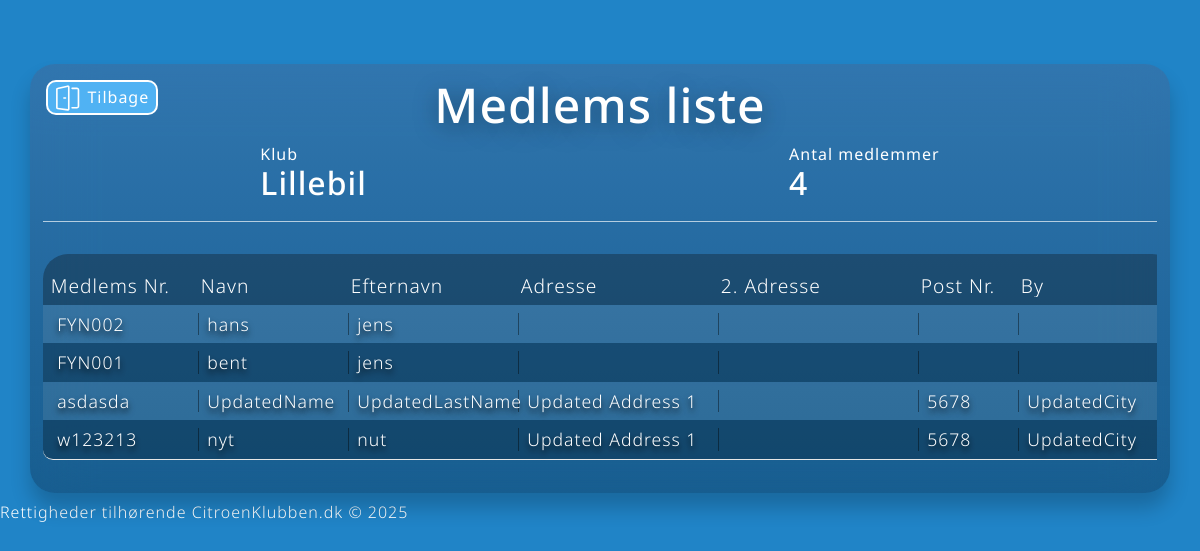
The page /klubList.php on the database as committed earlier.
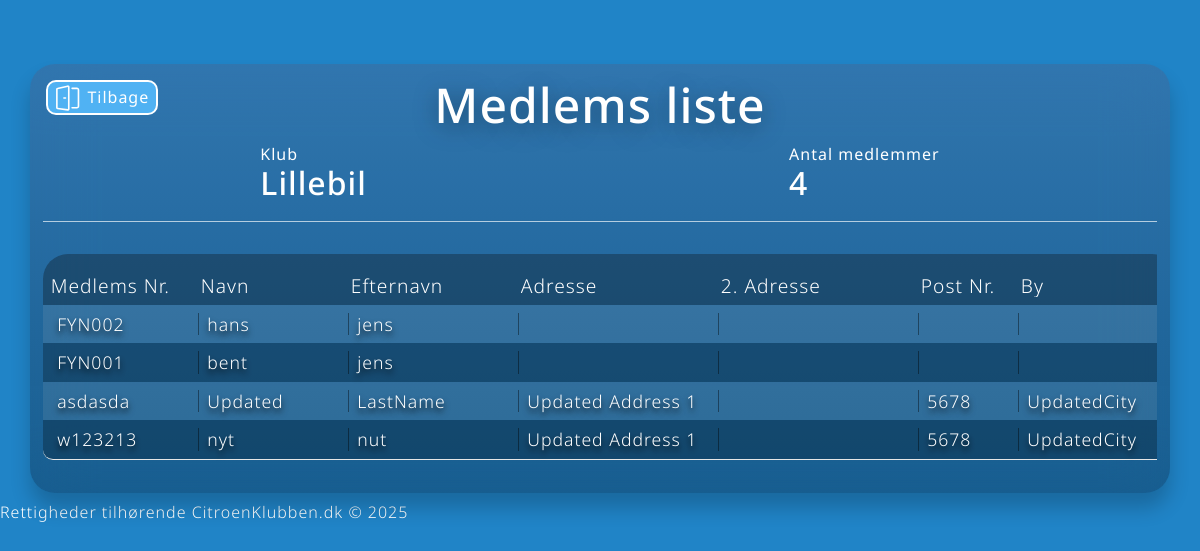
The same page on the database as committed later.
### tables this page shows
CREATE TABLE "Member" (
	"MemberID"	INTEGER UNIQUE,
	"LocalMemberID"	TEXT UNIQUE,
	"FirstName"	TEXT,
	"LastName"	TEXT,
	"Address1"	TEXT,
	"Address2"	TEXT,
	"PostalCode"	INTEGER,
	"City"	TEXT,
	"Phone"	NUMERIC,
	"Email"	TEXT,
	"JoinDate"	DATE DEFAULT CURRENT_TIMESTAMP,
	"DirectDebitAgreement"	BOOLEAN,
	"MembershipPaidUntil"	DATE,
	"YouthMembership"	BOOLEAN,
	"YouthMembershipYear"	BOOLEAN,
	"Apua"	BOOLEAN,
	"RegionAdmin"	BOOLEAN,
	"Admin"	BOOLEAN,
	"AllowRegion"	BOOLEAN,
	"AllowAll"	BOOLEAN,
	"PassWord"	TEXT,
	"PassWordChanged"	BOOLEAN DEFAULT 'false',
	PRIMARY KEY("MemberID" AUTOINCREMENT) ON CONFLICT ROLLBACK
);

### models/Member.php (called while the page is built, shortened)
<?php
class Member
{
    private $db;
    public function __construct($db)
    {
        $this->db = $db;
    }
    public function getAllMembers()
    {
        $sql = "SELECT * FROM Member";
        $stmt = $this->db->query($sql);
        return $stmt->fetchAll(PDO::FETCH_ASSOC);
    }
}

### public/klubList.php (the view, shortened to what this page needs)
<?php
include("header.php");
require("../config.php");
require("../models/Member.php");
$members = new Member($db);
$AllMembers = $members->getAllMembers();
$tableHeaders = [
  "Medlems Nr.",
  "Navn",
  "Efternavn",
  "Adresse",
  "2. Adresse",
  "Post Nr.",
  "By",
];
?>
<div class="container container-xl box-bg-gradient">
  <a class="btn-small" href="mainMenu.php"><svg class="svg-door"></svg>Tilbage</a>
  <h1>Medlems liste</h1>
  <div class="infobar-container">
    <div>
      <h6>Klub</h6>
      <h3>Lillebil</h3>
    </div>
    <div>
      <h6>Antal medlemmer</h6>
      <h3><?= count($AllMembers) ?></h3>
    </div>
  </div>
  <main class="box-content-padding box-center flex">
    <div class="container-table-overflow">
      <div class="table-head">
        <?php foreach ($tableHeaders as $heading) { ?>
          <p><?= $heading ?></p>
        <?php } ?>
      </div>
      <div>
        <?php foreach ($AllMembers as $item) { ?>
          <div class="table-row">
            <p><?= $item["LocalMemberID"] ?></p>
            <p><?= $item["FirstName"] ?></p>
            <p><?= $item["LastName"] ?></p>
            <p><?= $item["Address1"] ?></p>
            <p><?= $item["Address2"] ?></p>
            <p><?= $item["PostalCode"] ?></p>
            <p><?= $item["City"] ?></p>
          </div>
        <?php } ?>
      </div>
    </div>
  </main>
</div>
<?php
include("footer.php");
?>

### public/header.php (shortened to what this page needs)
<!DOCTYPE html>
<html lang="en">
<head>
  <link rel="stylesheet" href="../assests/css/normalize.css">
  <link rel="stylesheet" href="../assests/css/custom-styling.css">
  <link rel="stylesheet" href="../assests/css/icons.css">
</head>
<body>
  <div class="container-full-screen box-center">

### public/footer.php
</div>
<footer>
  <div>
    <p>Rettigheder tilhørende CitroenKlubben.dk © 2025</p>
  </div>
</footer>
</body>
</html>

Rows that differ between the two databases and show on the page:
changed member "asdasda": FirstName "UpdatedName" → "Updated"; LastName "UpdatedLastName" → "LastName"
